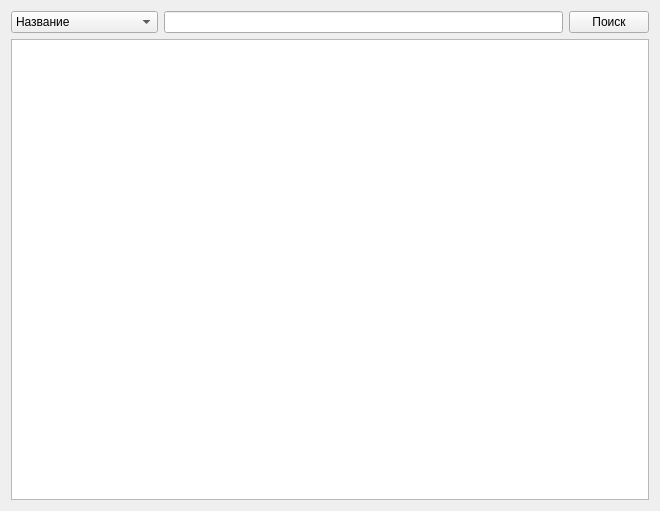
<?xml version="1.0" encoding="UTF-8"?>
<ui version="4.0">
 <class>Form</class>
 <widget class="QWidget" name="Form">
  <property name="geometry">
   <rect>
    <x>0</x>
    <y>0</y>
    <width>660</width>
    <height>511</height>
   </rect>
  </property>
  <property name="windowTitle">
   <string>Form</string>
  </property>
  <layout class="QGridLayout" name="gridLayout_2">
   <item row="0" column="0">
    <layout class="QGridLayout" name="gridLayout">
     <item row="0" column="0">
      <widget class="QComboBox" name="comboBox">
       <property name="sizePolicy">
        <sizepolicy hsizetype="Maximum" vsizetype="Maximum">
         <horstretch>0</horstretch>
         <verstretch>0</verstretch>
        </sizepolicy>
       </property>
       <item>
        <property name="text">
         <string>Название</string>
        </property>
       </item>
       <item>
        <property name="text">
         <string>Год выпуска</string>
        </property>
       </item>
       <item>
        <property name="text">
         <string>Продолжительность</string>
        </property>
       </item>
      </widget>
     </item>
     <item row="0" column="1">
      <widget class="QLineEdit" name="lineEdit">
       <property name="sizePolicy">
        <sizepolicy hsizetype="Minimum" vsizetype="Maximum">
         <horstretch>0</horstretch>
         <verstretch>0</verstretch>
        </sizepolicy>
       </property>
      </widget>
     </item>
     <item row="0" column="2">
      <widget class="QPushButton" name="pushButton">
       <property name="sizePolicy">
        <sizepolicy hsizetype="Maximum" vsizetype="Fixed">
         <horstretch>0</horstretch>
         <verstretch>0</verstretch>
        </sizepolicy>
       </property>
       <property name="text">
        <string>Поиск</string>
       </property>
      </widget>
     </item>
     <item row="1" column="0" colspan="3">
      <widget class="QTableWidget" name="tableWidget"/>
     </item>
    </layout>
   </item>
  </layout>
 </widget>
 <resources/>
 <connections/>
</ui>
